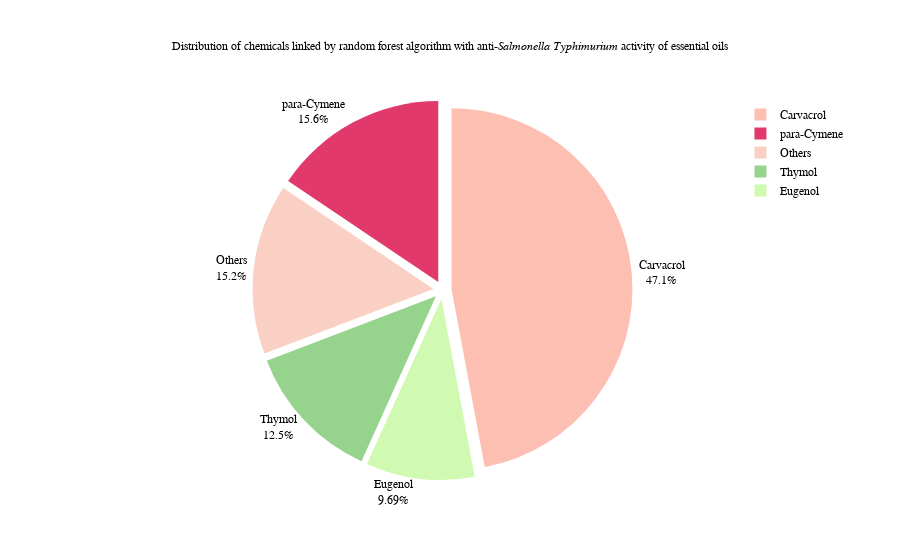

This figure's notebook cell:
### Code cell
import pandas as pd
import plotly.express as px
import plotly.graph_objects as go
from plotly.io import write_image


# Define the base path and the list of file identifiers
base_path = "features/"
file_ids = [875, 1607, 1750, 1602, 1365, 1853, 1930, 741]

# Initialize an empty list to hold the chemical names from all files
all_chemical_names = []

# Iterate through the list of file identifiers
for file_id in file_ids:
    # Construct the filename using the corrected pattern
    filename = f"{base_path}Bit_{file_id}_updated.csv"
    
    # Read the CSV file
    try:
        df = pd.read_csv(filename)
        
        # Extract the 'Chemical_name' column and add it to the list
        all_chemical_names.extend(df['Chemical_name'].tolist())
    except FileNotFoundError:
        print(f"File not found: {filename}")
    except Exception as e:
        print(f"Error reading file {filename}: {e}")

# Convert the list of chemical names to a DataFrame for easy counting
chemical_names_df = pd.DataFrame(all_chemical_names, columns=['Chemical_name'])

# Count the occurrences of each chemical name
chemical_name_counts = chemical_names_df['Chemical_name'].value_counts()

# Print the counts
print(chemical_name_counts)

# Filter the counts to separate those chemicals present more than 6 times
more_than_three = chemical_name_counts[chemical_name_counts > 6]
others_count = chemical_name_counts[chemical_name_counts <= 6].sum()

# Adding the "Others" category
if others_count > 0:
    more_than_three = more_than_three.append(pd.Series(others_count, index=['Others']))


# Convert to DataFrame for Plotly
df_more_than_three = more_than_three.reset_index()
df_more_than_three.columns = ['Chemical', 'Count']

# Define a custom color palette
colors = ['#FEBFB3', '#E1396C', '#96D38C', '#D0F9B1', '#FAD0C4', '#FF9F9A', '#FAB0E4']

# Creating the pie chart with uniformly separated slices
fig = go.Figure(data=[go.Pie(labels=df_more_than_three['Chemical'],
                             values=df_more_than_three['Count'],
                             pull=0.05,  # Uniformly pull away all slices
                             marker_colors=colors,
                             textinfo='percent+label',
                             outsidetextfont=dict(size=12),  # Ensure outside text is visible
                             textposition='outside',  # Place labels outside with lines connecting to slices
                             hoverinfo='label+percent',
                             insidetextorientation='radial',
                            )])

# Update the layout with the desired title and font settings
fig.update_layout(
    font=dict(family="EB Garamond, serif", size=12, color="black"),
    title=dict(text='Distribution of chemicals linked by random forest algorithm with anti-<i>Salmonella Typhimurium</i> activity of essential oils',
               x=0.5,
               font=dict(family="EB Garamond, serif", size=12, color="black")),
    legend_title_font=dict(family="EB Garamond, serif", size=12, color="black"),
    legend_font=dict(family="EB Garamond, serif", size=12, color="black")
)

# Show the figure
fig.show()

file_path = "charts/chemicals_linked_with_anti_salmonella_activity.png"
fig.write_image(file_path, scale=3)

print(f"Image saved to {file_path}")

### Figure 1 — Plotly figure (JSON) as saved in the notebook; plotly's stock layout.template omitted (floating-point values rounded to 4 significant figures)
{"data": [{"hoverinfo": "label+percent", "insidetextorientation": "radial", "labels": ["Carvacrol", "para-Cymene", "Thymol", "Eugenol", "Others"], "marker": {"colors": ["#FEBFB3", "#E1396C", "#96D38C", "#D0F9B1", "#FAD0C4", "#FF9F9A", "#FAB0E4"]}, "outsidetextfont": {"size": 12}, "pull": 0.05, "textinfo": "percent+label", "textposition": "outside", "type": "pie", "values": [136, 45, 36, 28, 44]}], "layout": {"font": {"color": "black", "family": "EB Garamond, serif", "size": 12}, "legend": {"font": {"color": "black", "family": "EB Garamond, serif", "size": 12}, "title": {"font": {"color": "black", "family": "EB Garamond, serif", "size": 12}}}, "title": {"font": {"color": "black", "family": "EB Garamond, serif", "size": 12}, "text": "Distribution of chemicals linked by random forest algorithm with anti-<i>Salmonella Typhimurium</i> activity of essential oils", "x": 0.5}}}
